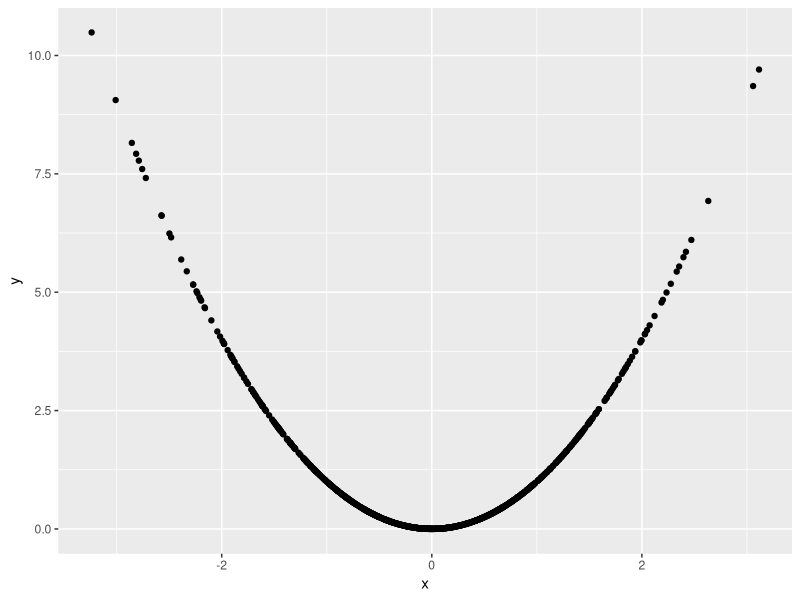

Write R code to recreate this figure.
## ---- chunk 1
# Load the tidyverse
library(tidyverse)

# Generate a tibble with two columns, x and y
plot_df = tibble(
  x = rnorm(1000),
  y = x^2
)

# Scatterplot of that tibble
ggplot(data = plot_df, aes(x = x, y = y)) + geom_point()
